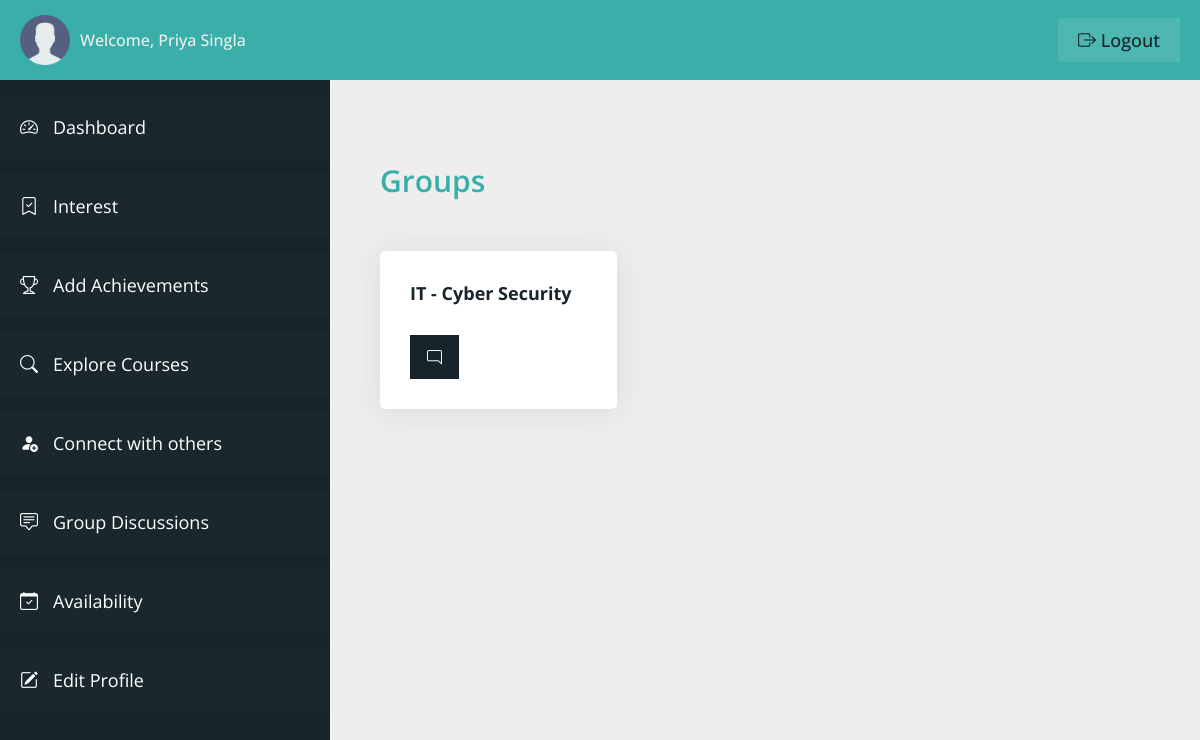
Before: /student/group-discussions.php (signed in) with the older database file.
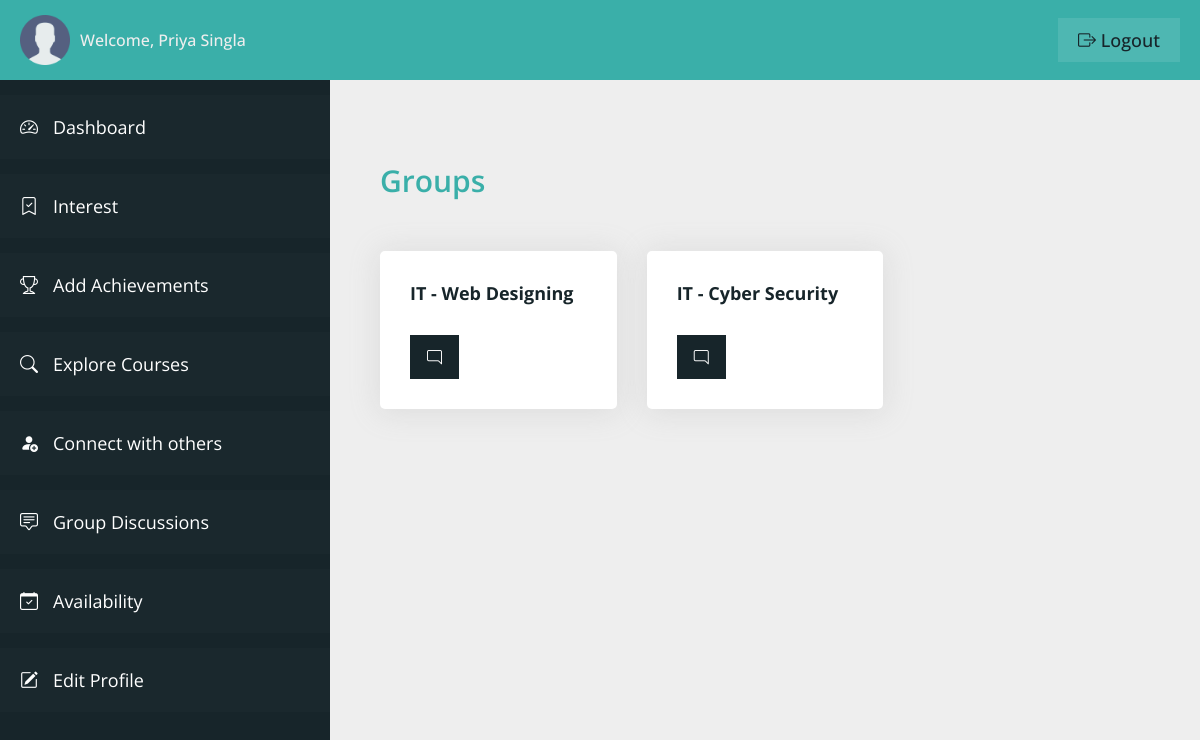
After: the same page with the newer database file.
### tables this page shows
CREATE TABLE `discussion_groups` (
  `group_id` int(11) NOT NULL,
  `group_field` varchar(100) NOT NULL,
  `group_domain` varchar(100) NOT NULL,
  `created_on` datetime NOT NULL DEFAULT current_timestamp()
);

### student/group-discussions.php (the view, shortened to what this page needs)
<?php
include "connection.php";
?>
<!DOCTYPE html>
<html lang="en">
<head>
    <link rel="stylesheet" href="css/style-dashboard.css">
    <link rel="stylesheet" href="https://cdn.jsdelivr.net/npm/bootstrap-icons@1.11.0/font/bootstrap-icons.css">
</head>
<body>
    <div class="container">
        <header class="header">
            <div class="header__left">
                <img src="img/user.png" class="user__header-user" alt="user">
                <span class="header__user-name">Welcome,
                    <?php
                    $q = "SELECT * FROM user_table WHERE user_id = '" . $_SESSION['userIdVce'] . "'";
                    $r = mysqli_query($con, $q);
                    if (mysqli_num_rows($r) > 0) {
                        $row = mysqli_fetch_array($r);
                        echo $row['user_firstname'] . ' ' . $row['user_lastname'];
                    }
                    ?>
                </span>
            </div>
            <div class="header__right">
                <a href="logout.php" class="header__user-logout"><i class="bi bi-box-arrow-right"></i> logout</a>
            </div>
        </header>
        <section class="sidebar">
            <ul class="sidebar__items">
                <a href="dashboard.php" class="sidebar__item-link">
                    <li class="sidebar__item">
                        <i class="bi bi-speedometer2"></i>
                        <span>Dashboard</span>
                    </li>
                </a>
                <a href="user-interest.php" class="sidebar__item-link">
                    <li class="sidebar__item">
                        <i class="bi bi-bookmark-check"></i>
                        <span>Interest</span>
                    </li>
                </a>
                <a href="user-achievements.php" class="sidebar__item-link">
                    <li class="sidebar__item">
                        <i class="bi bi-trophy"></i>
                        <span>Add Achievements</span>
                    </li>
                </a>
                <a href="explore-courses.php" class="sidebar__item-link">
                    <li class="sidebar__item">
                        <i class="bi bi-search"></i>
                        <span>Explore Courses</span>
                    </li>
                </a>
                <a href="connect.php" class="sidebar__item-link">
                    <li class="sidebar__item">
                        <i class="bi bi-person-fill-add"></i>
                        <span>Connect with others</span>
                    </li>
                </a>
                <a href="group-discussions.php" class="sidebar__item-link">
                    <li class="sidebar__item">
                        <i class="bi bi-chat-square-text"></i>
                        <span>Group Discussions</span>
                    </li>
                </a>
                <a href="user-availability.php" class="sidebar__item-link">
                    <li class="sidebar__item">
                        <i class="bi bi-calendar-check"></i>
                        <span>Availability</span>
                    </li>
                </a>
                <a href="profile.php" class="sidebar__item-link">
                    <li class="sidebar__item">
                        <i class="bi bi-pencil-square"></i>
                        <span>Edit Profile</span>
                    </li>
                </a>
            </ul>
        </section>
        <main class="main__content">
            <div class="course__card-container">
                <h3 class="heading-3">
                    Groups
                </h3>
                <?php
                $select5 = "SELECT * FROM `user_interest` WHERE `user_id` = '" . $_SESSION['userIdVce'] . "'";
                $query5 = mysqli_query($con, $select5);
                if (mysqli_num_rows($query5) > 0) {
                    while ($row5 = mysqli_fetch_array($query5)) {
                        $select6 = "SELECT * FROM `discussion_groups` WHERE `group_field` = '" . $row5['field_name'] . "' AND `group_domain` = '" . $row5['domain_name'] . "'";
                        $query6 = mysqli_query($con, $select6);
                        if (mysqli_num_rows($query6) > 0) {
                            while ($row6 = mysqli_fetch_array($query6)) { ?>
                                <div class="group__card">
                                    <h3 class="group__name">
                                        <?php echo $row6['group_field']; ?> - <?php echo $row6['group_domain']; ?>
                                    </h3>
                                    <a class="group__link-btn" href="group-discussion-window.php?gid=<?php echo $row6['group_id']; ?>&gf=<?php echo $row6['group_field']; ?>&gd=<?php echo $row6['group_domain']; ?>">
                                        <i class="bi bi-chat-right"></i>
                                    </a>
                                </div>
                <?php }
                        }
                    }
                }
                ?>
            </div>
        </main>
    </div>
</body>
</html>

Changed rows visible on the page:
added discussion_groups: group_field "IT", group_domain "Web Designing"
